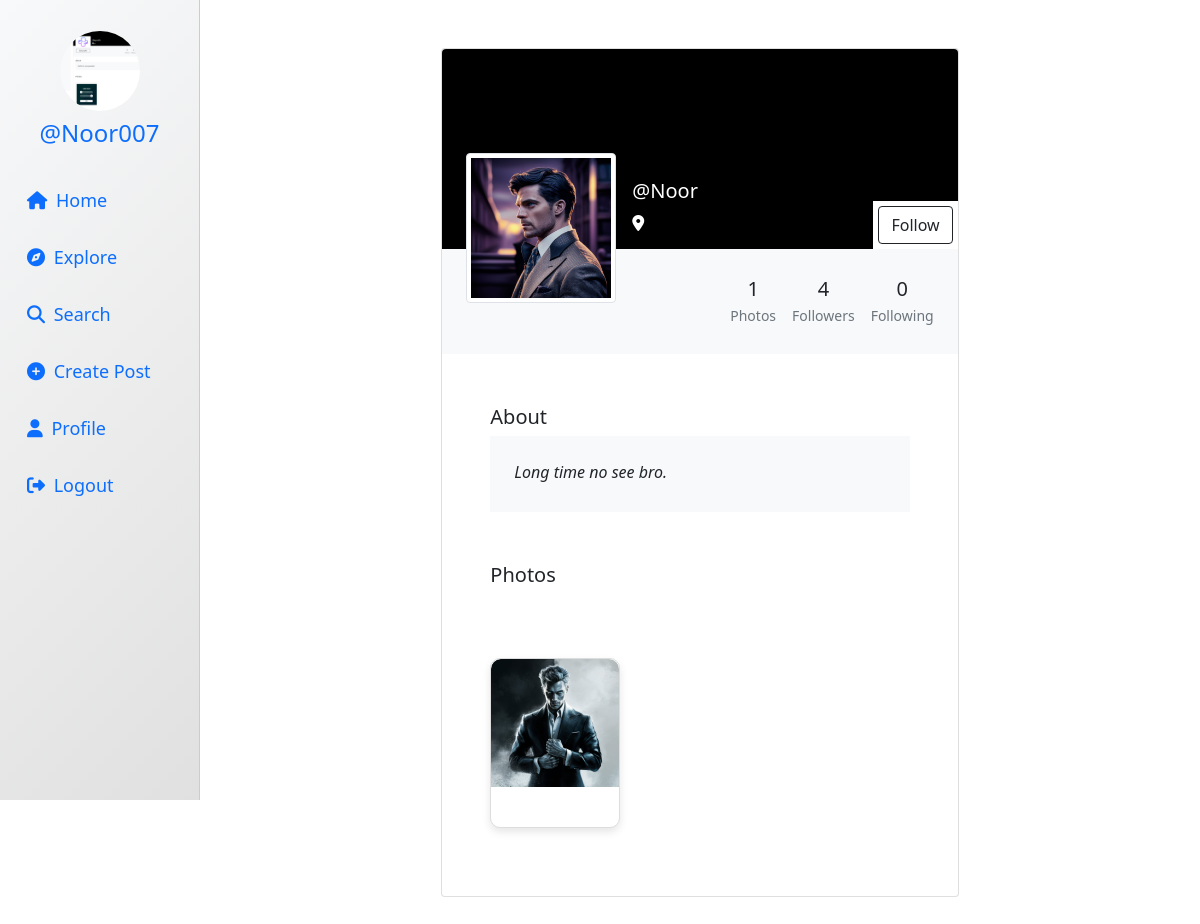
The page /profile/Noor (signed in) on the database its author committed.
### userauth/models.py (models this page shows, shortened)
class Profile(models.Model):
    user = models.ForeignKey(User, on_delete=models.CASCADE)
    id_user = models.IntegerField(primary_key=True, default=0)
    bio = models.TextField(blank=True, default='')
    profileimg = models.ImageField(upload_to='profile_images', default='blank-profile-picture.png')
    location = models.CharField(max_length=100, blank=True, default='')

class Post(models.Model):
    id = models.UUIDField(primary_key=True, default=uuid.uuid4)
    user = models.CharField(max_length=100)
    image = models.ImageField(upload_to='post_images')
    caption = models.TextField()
    created_at = models.DateTimeField(default=datetime.now)
    no_of_likes = models.IntegerField(default=0)

### userauth/views.py (the view, shortened to what this page needs)
# urls.py: path('profile/<str:id_user>', views.profile),
@login_required(login_url='/loginn')
def profile(request,id_user):
    user_object = User.objects.get(username=id_user)
    print(user_object)
    profile = Profile.objects.get(user=request.user)
    user_profile = Profile.objects.get(user=user_object)
    user_posts = Post.objects.filter(user=id_user).order_by('-created_at')
    user_post_length = len(user_posts)
    follower = request.user.username
    user = id_user
    if Followers.objects.filter(follower=follower, user=user).first():
        follow_unfollow = 'Unfollow'
    else:
        follow_unfollow = 'Follow'
    user_followers = len(Followers.objects.filter(user=id_user))
    user_following = len(Followers.objects.filter(follower=id_user))
    context = {
        'user_object': user_object,
        'user_profile': user_profile,
        'user_posts': user_posts,
        'user_post_length': user_post_length,
        'profile': profile,
        'follow_unfollow':follow_unfollow,
        'user_followers': user_followers,
        'user_following': user_following,
    }
    return render(request, 'profile.html', context)

### templates/profile.html (shortened to what this page needs)
{% load static %}
<!DOCTYPE html>
<html lang="en">
<head>
    <link rel="stylesheet" href="https://maxcdn.bootstrapcdn.com/bootstrap/4.5.2/css/bootstrap.min.css">
    <link href="https://cdn.jsdelivr.net/npm/bootstrap@5.0.2/dist/css/bootstrap.min.css" rel="stylesheet">
    <link rel="stylesheet" href="{% static 'css/app.css' %}">
</head>
<body>
    <div class="container-fluid">
        <div class="row">
            <nav class="col-md-2 d-none d-md-block sidebar" style="position: fixed;">
                <div class="text-center mt-3">
                    <img src="{% if profile.profileimg %}{{ profile.profileimg.url }}{% else %}{% static 'default-profile.jpg' %}{% endif %}" alt="Profile Picture" class="profile-pic">
                    <h4 class="mt-2"><a href="/profile/{{ user }}" style="text-decoration:none;">@{{ user }}</a></h4>
                </div>
                <ul class="nav flex-column mt-4">
                    <li class="nav-item">
                        <a class="nav-link active" href="/"><i class="fa-solid fa-house mr-1"></i> Home</a>
                    </li>
                    <li class="nav-item">
                        <a class="nav-link" href="/explore"><i class="fa-solid fa-compass mr-1"></i> Explore</a>
                    </li>
                    <li class="nav-item">
                        <a class="nav-link" href="#" data-bs-toggle="modal" data-bs-target="#exampleModal3"><i class="fa-solid fa-magnifying-glass mr-1"></i> Search</a>
                    </li>
                    <li class="nav-item">
                        <a class="nav-link" href="#" data-bs-toggle="modal" data-bs-target="#exampleModal2"><i class="fa-solid fa-circle-plus mr-1"></i> Create Post</a>
                    </li>
                    <li class="nav-item">
                        <a class="nav-link" href="/profile/{{ user }}"><i class="fa-solid fa-user mr-1"></i> Profile</a>
                    </li>
                    <li class="nav-item">
                        <a class="nav-link" href="/logoutt"><i class="fa-solid fa-right-from-bracket mr-1"></i> Logout</a>
                    </li>
                </ul>
            </nav>
            <main role="main" class="col-md-9 ml-sm-auto col-lg-10 px-md-4">
                <section class="gradient-custom-2">
                    <div class="container py-5">
                        <div class="row d-flex justify-content-center align-items-center h-100">
                            <div class="col col-lg-9 col-xl-7">
                                <div class="card">
                                    <div class="rounded-top text-white d-flex flex-row" style="background:black; height:200px;">
                                        <div class="ms-4 d-flex flex-column" style="width: 150px; margin-top:5rem;">
                                            <img src="{% if user_profile.profileimg %}{{ user_profile.profileimg.url }}{% else %}{% static 'default-profile.jpg' %}{% endif %}" alt="Generic placeholder image" class="img-fluid img-thumbnail mt-4 mb-2" style="width: 150px; z-index: 1">
                                        </div>
                                        <div class="ms-3" style="margin-top: 130px;">
                                            <h5>@{{ user_profile.user }}</h5>
                                            <p><i class="fa-solid fa-location-dot"></i> {{ user_profile.location }}</p>
                                        </div>
                                        <div style="margin-inline-start: auto; margin-top: auto;background:white;">
                                            <form action="/follow" method="POST">
                                                {% if user != user_profile.user %}
                                                <button type="submit" class="btn btn-outline-dark" data-mdb-ripple-color="dark" style="z-index: 1; margin: 5px;">
                                                    {{ follow_unfollow }}
                                                </button>
                                                {% endif %}
                                            </form>
                                        </div>
                                    </div>
                                    <div class="p-4 text-black" style="background-color: #f8f9fa;">
                                        <div class="d-flex justify-content-end text-center py-1">
                                            <div>
                                                <p class="mb-1 h5">{{ user_post_length }}</p>
                                                <p class="small text-muted mb-0">Photos</p>
                                            </div>
                                            <div class="px-3">
                                                <p class="mb-1 h5">{{ user_followers }}</p>
                                                <p class="small text-muted mb-0">Followers</p>
                                            </div>
                                            <div>
                                                <p class="mb-1 h5">{{ user_following }}</p>
                                                <p class="small text-muted mb-0">Following</p>
                                            </div>
                                        </div>
                                    </div>
                                    <div class="card-body p-5 text-black">
                                        <div class="mb-5">
                                            <p class="lead fw-normal mb-1">About</p>
                                            <div class="p-4" style="background-color: #f8f9fa;">
                                                <p class="font-italic mb-1">{{ user_profile.bio }}</p>
                                            </div>
                                        </div>
                                        <div class="mb-5">
                                            <p class="lead fw-normal mb-1">Photos</p>
                                        </div>
<div class="image-grid">
    {% for pos in user_posts %}
    <div class="card image-item post-card">
        <img src="{% if pos.image %}{{ pos.image.url }}{% else %}{% static 'default-image.jpg' %}{% endif %}" alt="{{ pos.caption }}" class="card-img-top">
        <div class="card-body">
        </div>
    </div>
    {% endfor %}
</div>
                                        </div>
                                    </div>
                                </div>
                            </div>
                        </div>
                    </div>
        </div>
</body>
</html>

### templates/profile.html (style rules this page uses)
.sidebar { background: linear-gradient(135deg, #f8f9fa, #e0e0e0); height: 100vh; color: black; border-right: 1px solid #ccc; padding-top: 15px; }
.profile-pic { width: 80px; height: 80px; border-radius: 50%; object-fit: cover; }
.nav-link { font-size: 18px; padding: 15px; transition: background-color 0.3s, color 0.3s; }
.post-card { border: 1px solid #ddd; border-radius: 10px; margin: 20px 0; box-shadow: 0 4px 8px rgba(0, 0, 0, 0.1); transition: transform 0.2s, box-shadow 0.2s; }
.post-card img { width: 100%; height: auto; border-top-left-radius: 10px; border-top-right-radius: 10px; }
.image-grid { display: flex; flex-wrap: wrap; gap: 15px; }
.image-item { flex: 1 1 calc(33.33% - 10px); max-width: calc(33.33% - 10px); border-radius: 10px; overflow: hidden; }
.image-item img { width: 100%; height: auto; }

### rows shown on the page
Profile: profileimg (picture)
Profile: profileimg (picture), user "Noor", bio "Long time no see bro."
Post: image (picture)

### other values the page prints
{{ user }} "Noor007"
{{ follow_unfollow }} "Follow"
{{ user_post_length }} "1"
{{ user_followers }} "4"
{{ user_following }} "0"
